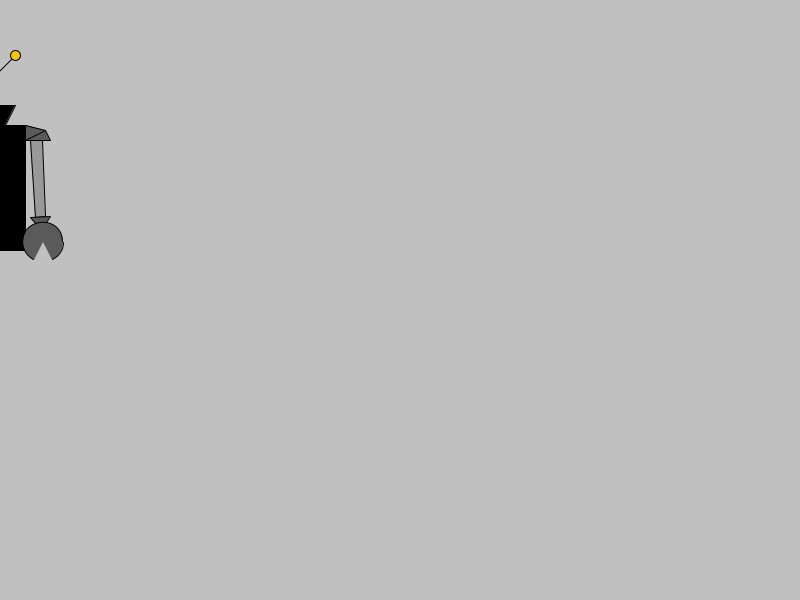
Frame 1 (no input)
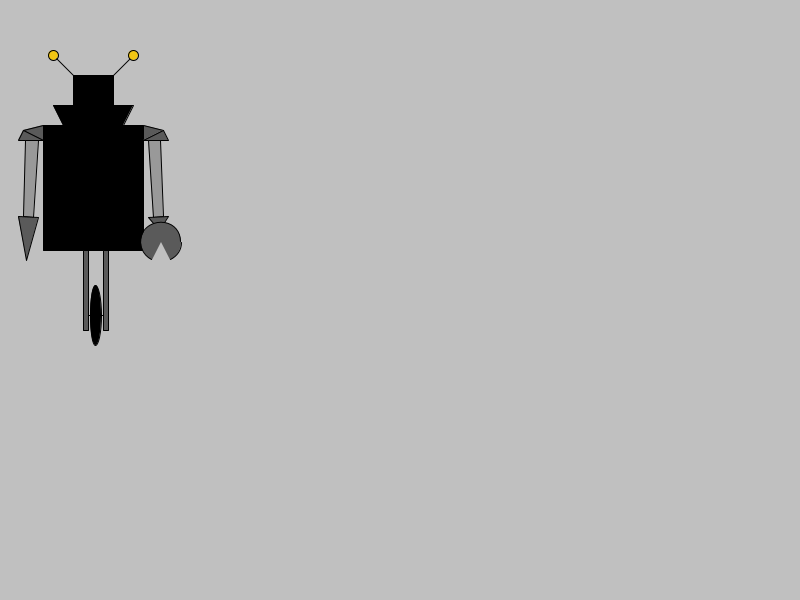
Frame 60 (the mouse pressed at the canvas centre just before this capture)
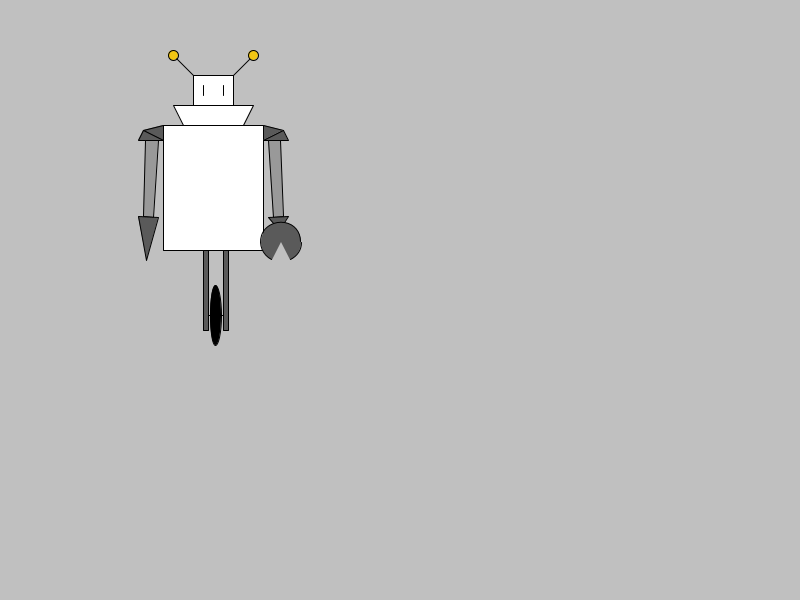
Frame 120 (the mouse held since frame 60 and released just before this capture)

The Processing sketch that drew these frames (run headless with seeded random() and noise(); from frame 60 on, the mouse is pressed at the canvas centre):

// Processing sketch: processing_56608
// ── processing_56608.pde

int y = -25;

void setup() {
  size(800,600);  // window size
  smooth();
}

void draw(){
 
  background(192,192,192);  //light grey
 // robot(-100,350);
  //for (int i = 100; i < width; i = i+250){
   
    if (y>855){
      y=-25;
    }
    robot(y,200);
    y+=2;
    }

/*void electricitySetup(){
    if(mousePressed){
     
        stroke (4,248,44);
     
      }  else {
  stroke(242,198,20);
      }
      if(y>855){
        y=-25;
      }
    strokeWeight(5);
      for (int i = -y; i <= y-10; i = i+20){  // electricity '/' and '\' strikes
      line(i,-145,i+10,-150);
      line(i+10,-150,i+20,-145);
      }
  
      
    stroke(0);
    strokeWeight(1);
}
*/
void robot(int x, int y) {
  pushMatrix();
  translate(x, y);
  strokeJoin(ROUND);

  fill(mouseX,mouseY,mouseX+mouseY); // basic grey fill colour
 
  rect(-50,-75,100,125); // body
  quad(-40,-95,40,-95,30,-75,-30,-75); // jaw
  quad(-20,-125,20,-125,20,-95,-20,-95); // skull

  { //shoulders
  fill(90);
  triangle(-50,-75,-70,-70,-50,-60); // left shoulder
  triangle(-70,-70,-75,-60,-50,-60);
  triangle(50,-75,70,-70,50,-60); // right shoulder
  triangle(70,-70,75,-60,50,-60);
  }
  
  { //arms
  fill(153);
  quad(-67.5,-60,-55,-60,-60,17.5,-70,16.5); // left arm
  quad(67.5,-60,55,-60,60,17.5,70,16.5); //right arm
  }
  
  { //hands
  fill(90);
  triangle(-55,17.5,-75,16.5,-66.5,60); //left hand
  triangle(55,17.5,75,16.5,66.5,30); //right hand
  arc(68,42,40,40,2.04,TWO_PI);
  arc(68,42,40,40,0,1.10);
  }
  
  { //legs
  rect(-10,50,5,80);  //left leg
  rect(10,50,5,80);  //right leg
  line(-5,115,10,115);  //wheel joint
  fill(0);
  ellipse(2.5,115,11,60);
  }
  
  {
 
  fill(242,198,20);  //antennae colour
  
  
 // electricitySetup(); //establish electricity on robot antennae
    
  line(-20,-125,-40,-145); // left antennae
  ellipse(-40,-145,10,10); // left antennae bulb
  
  line(20,-125,40,-145); // right antennae
  ellipse(40,-145,10,10); // right antennae bulb
  }
  
  line(-10,-115,-10,-105); // left eye
  line(10,-115,10,-105); // right eye
  popMatrix();
}
